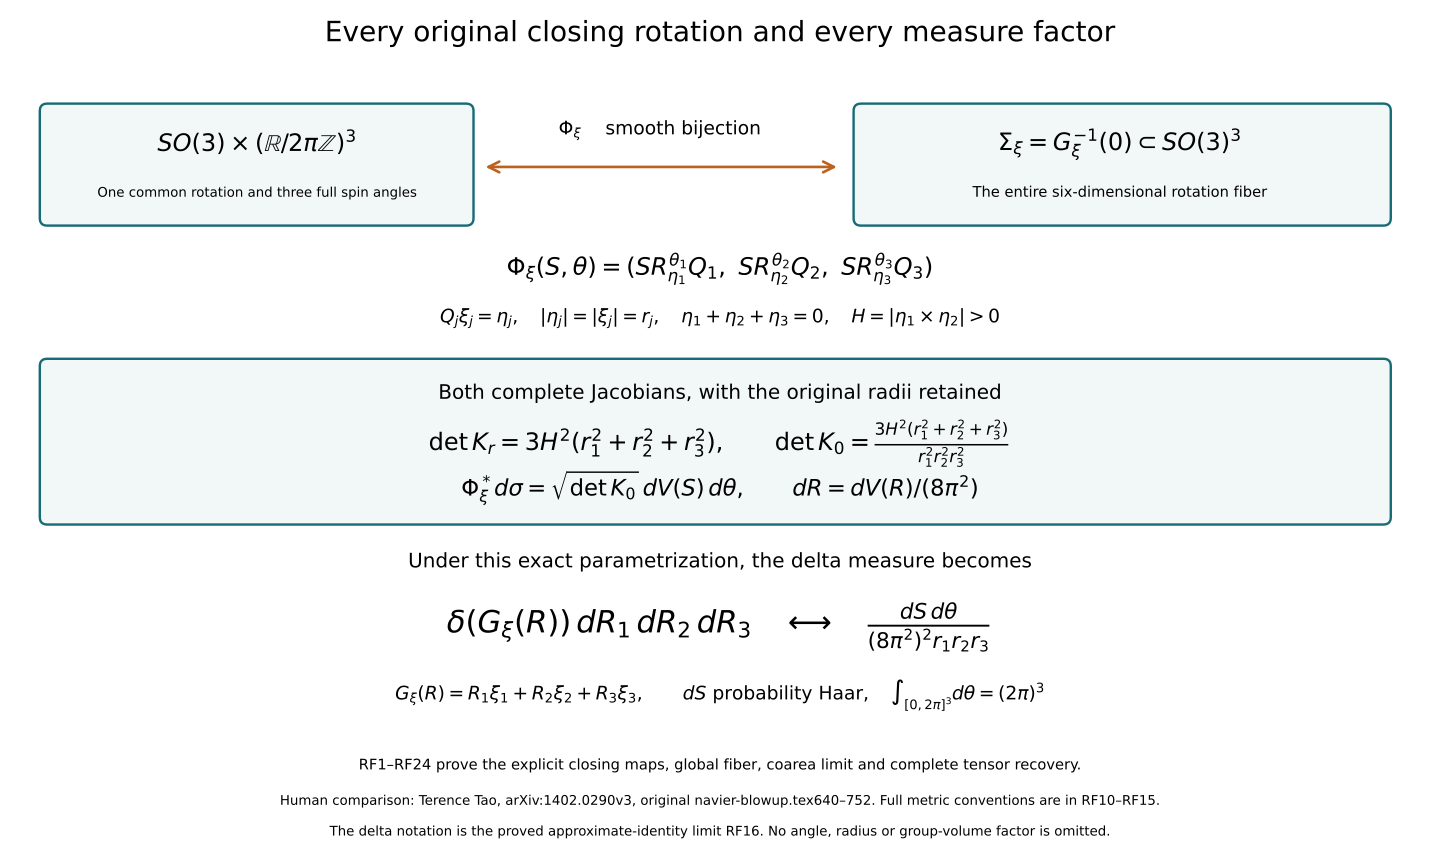

Recreate this plot in Python.
"""Exact geometric maps and full measure factors, RF1–RF24."""
from pathlib import Path
import matplotlib
matplotlib.use('Agg')
import matplotlib.pyplot as plt
from matplotlib.patches import FancyBboxPatch,FancyArrowPatch
P=Path(__file__).resolve().parent
plt.rcParams.update({'font.family':'DejaVu Sans','font.size':13,'mathtext.fontset':'dejavusans'})
fig,ax=plt.subplots(figsize=(15,9),facecolor='white');ax.set(xlim=(0,15),ylim=(0,9));ax.axis('off')
def box(x,y,w,h,color='#176b75'):
 ax.add_patch(FancyBboxPatch((x,y),w,h,boxstyle='round,pad=0.08',facecolor='#f2f7f8',edgecolor=color,lw=1.8))
ax.text(7.5,8.65,'Every original closing rotation and every measure factor',ha='center',fontsize=21)
box(.35,6.75,4.45,1.15);box(9.0,6.75,5.55,1.15)
ax.text(2.58,7.47,r'$SO(3)\times(\mathbb{R}/2\pi\mathbb{Z})^3$',ha='center',fontsize=18)
ax.text(2.58,6.98,'One common rotation and three full spin angles',ha='center',fontsize=10)
ax.text(11.75,7.48,r'$\Sigma_\xi=G_\xi^{-1}(0)\subset SO(3)^3$',ha='center',fontsize=18)
ax.text(11.75,6.98,'The entire six-dimensional rotation fiber',ha='center',fontsize=11)
ax.add_patch(FancyArrowPatch((4.98,7.3),(8.77,7.3),arrowstyle='<->',mutation_scale=20,lw=2,color='#bd611e'))
ax.text(6.86,7.65,r'$\Phi_\xi\quad$ smooth bijection',ha='center',fontsize=14)
ax.text(7.5,6.14,r'$\Phi_\xi(S,\theta)=(S R_{\eta_1}^{\theta_1}Q_1,\ S R_{\eta_2}^{\theta_2}Q_2,\ S R_{\eta_3}^{\theta_3}Q_3)$',ha='center',fontsize=18)
ax.text(7.5,5.63,r'$Q_j\xi_j=\eta_j,\quad |\eta_j|=|\xi_j|=r_j,\quad\eta_1+\eta_2+\eta_3=0,\quad H=|\eta_1\times\eta_2|>0$',ha='center',fontsize=14)
box(.35,3.54,14.2,1.62)
ax.text(7.5,4.81,'Both complete Jacobians, with the original radii retained',ha='center',fontsize=15)
ax.text(7.5,4.26,r'$\det K_r=3H^2(r_1^2+r_2^2+r_3^2),\qquad \det K_0=\frac{3H^2(r_1^2+r_2^2+r_3^2)}{r_1^2r_2^2r_3^2}$',ha='center',fontsize=18)
ax.text(7.5,3.77,r'$\Phi_\xi^*d\sigma=\sqrt{\det K_0}\,dV(S)\,d\theta,\qquad dR=dV(R)/(8\pi^2)$',ha='center',fontsize=17)
ax.text(7.5,3.00,'Under this exact parametrization, the delta measure becomes',ha='center',fontsize=15)
ax.text(7.5,2.30,r'$\delta(G_\xi(R))\,dR_1\,dR_2\,dR_3\quad\longleftrightarrow\quad\frac{dS\,d\theta}{(8\pi^2)^2r_1r_2r_3}$',ha='center',fontsize=23)
ax.text(7.5,1.58,r'$G_\xi(R)=R_1\xi_1+R_2\xi_2+R_3\xi_3,\qquad dS\ {\rm probability\ Haar},\quad \int_{[0,2\pi]^3}d\theta=(2\pi)^3$',ha='center',fontsize=14)
ax.text(7.5,.83,'RF1–RF24 prove the explicit closing maps, global fiber, coarea limit and complete tensor recovery.',ha='center',fontsize=11)
ax.text(7.5,.45,'Human comparison: Terence Tao, arXiv:1402.0290v3, original navier-blowup.tex640–752. Full metric conventions are in RF10–RF15.',ha='center',fontsize=10)
ax.text(7.5,.12,'The delta notation is the proved approximate-identity limit RF16. No angle, radius or group-volume factor is omitted.',ha='center',fontsize=10)
fig.subplots_adjust(left=.01,right=.99,bottom=.02,top=.99)
for ext in ['png','svg']:fig.savefig(P/f'original-rotation-fiber-measure.{ext}',dpi=160,facecolor='white')
